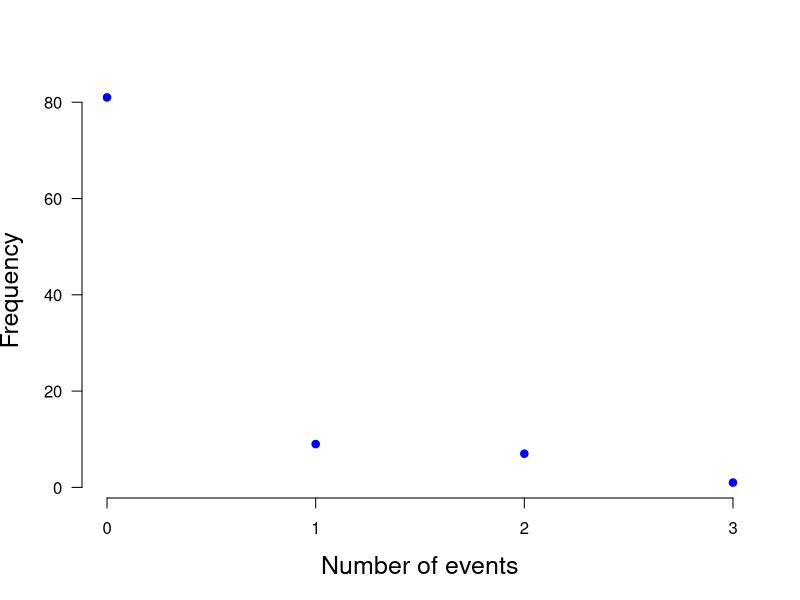

This figure's R source:
print('file: BayesianHypBayarri1Ex.R')
# Bayarri et al. (2008): Example 1
x = 0:3         # number of events
y = c(81,9,7,1) # frequency of events
sflag = 1
if (sflag == 1) {
# png('Bayarri08Data1x191114.png',width=16,height=12,units='cm',res=300)
plot(x,y,type='p',lwd=4,col='blue',xlab='Number of events',ylab='Frequency',las=1,cex=0.6,axes=F,cex.lab=1.5)
axis(side=1,labels=x,at=x)
yL = c(0,20,40,60,80)
axis(side=2,labels=yL,at=yL,las=1)
# dev.off()
}
# ----------------------------------------------------------------
# Remarks:
# if (sflag == 1) { plot() ...}   allows you to generate the plot with a single run command
# axes=F    suppresses plot of axes
# axis(side=1,labels=x,at=x)    x-axis with specified labels; here: integers (0.5 as label makes no sense)
# ----------------------------------------------------------------